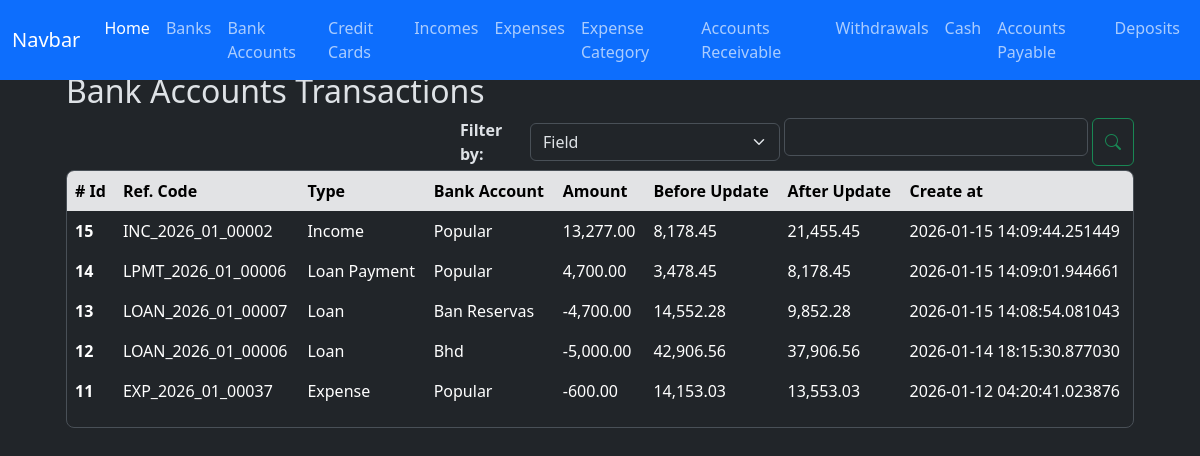
The page /bank_transaction_ledger/index on the database as committed earlier.
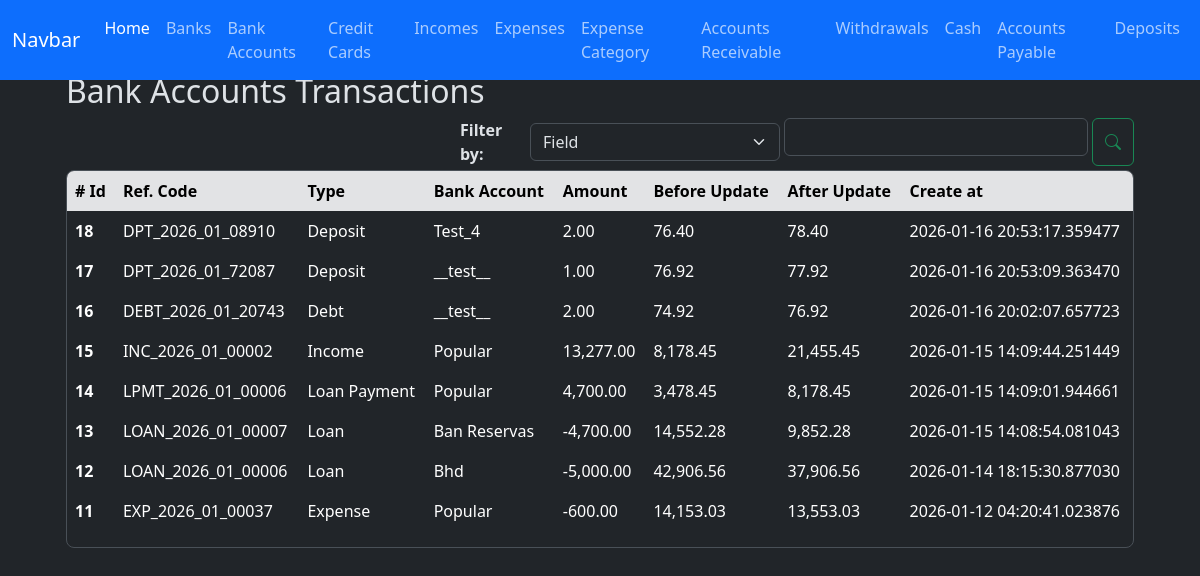
The same page on the database as committed later.
### app/models/bank_account_transactions_ledger.py (models this page shows, shortened)
class BankAccountTransactionsLedger(db.Model):
    __tablename__ = 'bank_account_transactions_ledger'
    id = db.Column(db.Integer, primary_key=True)
    amount = db.Column(db.Numeric(10,2), nullable=False)
    transaction_type = db.Column(db.String(100), nullable=False)
    reference_code = db.Column(db.String(100), nullable=False)
    bank_account_id = db.Column(db.Integer, db.ForeignKey('bank_accounts.id'), nullable=False)
    before_update_balance = db.Column(db.Numeric(10,2), nullable=False)
    after_update_balance = db.Column(db.Numeric(10,2), nullable=False)
    created_at = db.Column(
        db.DateTime(timezone=True),
        default=utcnow, #internally sqlalchemy will exectute the function so dont add the parentheses otherwise it'll break down when creating the record in the db
        nullable=False
    )
    updated_at = db.Column(
        db.DateTime(timezone=True),
        onupdate=utcnow, #internally sqlalchemy will exectute the function so dont add the parentheses otherwise it'll break down when creating the record in the db
    )
    bank_account = db.relationship('BankAccount', back_populates='transaction_ledger')

### app/models/bank_account.py (models this page shows)
class BankAccount(db.Model):
    __tablename__ = 'bank_accounts'
    id = db.Column(db.Integer, primary_key=True)
    nick_name = db.Column(db.String(120))
    amount_available = db.Column(db.Numeric(10, 2), nullable=False)
    is_active = db.Column(db.Boolean, default=True)
    account_number = db.Column(db.Integer, nullable=True)
    bank_id = db.Column(db.Integer, db.ForeignKey('banks.id'))
    created_at = db.Column(db.DateTime(timezone=True), server_default=func.now())
    updated_at = db.Column(db.DateTime(timezone=True), onupdate=func.now())
    bank = relationship('Bank', back_populates='bank_accounts')
    expenses = relationship('Expense', back_populates='bank_account', order_by='desc(Expense.created_at)')
    incomes = relationship('Income', back_populates='bank_account', order_by='desc(Income.created_at)')
    credit_card_payments = relationship('CreditCardPayment', back_populates='bank_account', order_by='desc(CreditCardPayment.created_at)')
    withdrawals = relationship('Withdrawal', back_populates='bank_account', order_by='desc(Withdrawal.created_at)')
    loans = relationship('Loan', back_populates='bank_account', order_by='desc(Loan.created_at)')
    loan_payments = relationship('LoanPayment', back_populates='bank_account', order_by='desc(LoanPayment.created_at)')
    debts = relationship('Debt', back_populates='bank_account', order_by='desc(Debt.created_at)')
    debt_payments = relationship('DebtPayment', back_populates='bank_account', order_by='desc(DebtPayment.created_at)')
    transaction_ledger = relationship('BankAccountTransactionsLedger', back_populates='bank_account')
    deposits = relationship('Deposit', back_populates='bank_account', order_by='desc(Deposit.created_at)')
    outgoing_transfers = relationship('BankTransfer', foreign_keys='BankTransfer.from_bank_account_id', back_populates='from_bank_account', order_by='desc(BankTransfer.created_at)')
    incoming_transfers = relationship('BankTransfer', foreign_keys='BankTransfer.to_bank_account_id', back_populates='to_bank_account', order_by='desc(BankTransfer.created_at)')

### app/routes/bank_transaction_ledger_routes.py (the view)
@bank_transaction_ledger_bp.route('/index')
def index():
    ledgers = (
        BankAccountTransactionsLedger.query
        .order_by(BankAccountTransactionsLedger.created_at.desc())
        .all()
    )
    context = {
        'ledgers': ledgers,
        'format_amount': format_amount,
    }
    return render_template('bank_transaction_ledger/index.html', **context)

### app/utils/numeric_casting.py (called while the page is built)
def format_amount(value):
    try:
        return f'{value:,.2f}';
    except Exception as e:
        return None

### app/templates/bank_transaction_ledger/index.html (shortened to what this page needs)
{% extends 'layout.html' %}
{% block content %}
    <div class="container w-100">
        <h2>Bank Accounts Transactions</h2>
        <div class="d-flex justify-content-end gap-1 flex-wrap flex-md-nowrap mt-2">
            <div class="d-flex gap-1 w-100 align-items-center" style="max-width: 320px;">
                <div class="w-md-auto mt-md-0">
                    <label for="" class="fs-6 fw-bold">Filter by: </label>
                </div>
                <div class="w-100 w-md-auto mt-md-0" style="max-width: 250px;">
                    <select class="form-select" id="select-filter-type-id">
                        <option value="field">Field</option>
                    </select>
                </div>
            </div>
            <div class="d-flex gap-1 w-100" style="max-width: 350px;">
                <div class="w-100 w-md-auto mt-md-0">
                    <input type="text" class="form-control" id="filter-input-id">
                </div>
                <button type="button" class="btn btn-outline-success" id="btn-search-id"><i class="bi bi-search"></i></button>
            </div>
        </div>
        <div class="table-responsive overflow-y-auto border rounded-3 mt-1" style="max-height: 457px;">
            <table class="table table-borderless table-hover">
                <thead class="sticky-top">
                    <tr class="table-secondary">
                    <th scope="col"># Id</th>
                    <th scope="col">Ref. Code</th>
                    <th scope="col">Type</th>
                    <th scope="col">Bank Account</th>
                    <th scope="col">Amount</th>
                    <th scope="col">Before Update</th>
                    <th scope="col">After Update</th>
                    <th scope="col">Create at</th>
                    </tr>
                </thead>
                <tbody id="cashledger-table-body-id">
                  {% for ledger in ledgers %}
                    <tr>
                        <th scope="row">{{ ledger.id }}</th>
                        <td>{{ ledger.reference_code }}</td>
                        <td>{{ ledger.transaction_type | title }}</td>
                        <td>{{ ledger.bank_account.nick_name | title }}</td>
                        <td>{{ format_amount(ledger.amount) }}</td>
                        <td>{{ format_amount(ledger.before_update_balance) }}</td>
                        <td>{{ format_amount(ledger.after_update_balance) }}</td>
                        <td>{{ ledger.created_at }}</td>
                    </tr>
                  {% endfor %}
                </tbody>
            </table>
        </div>
    </div>
<link href="https://cdn.jsdelivr.net/npm/@sweetalert2/theme-dark@5/dark.css" rel="stylesheet">
<link rel="stylesheet" href="https://cdn.jsdelivr.net/npm/flatpickr/dist/flatpickr.min.css">
{% endblock %}

### app/templates/layout.html (shortened to what this page needs)
<!doctype html>
<html lang="en" data-bs-theme="dark">
  <head>
    <link href="https://cdn.jsdelivr.net/npm/bootstrap@5.3.8/dist/css/bootstrap.min.css" rel="stylesheet">
    <link rel="stylesheet" href="{{ url_for('static', filename='style.css') }}">
</head>
  <body>
    <nav class="navbar navbar-expand-lg bg-primary fixed-top mx-2 mx-auto">
        <div class="container-fluid">
            <a class="navbar-brand" href="#">Navbar</a>
            <div class="collapse navbar-collapse" id="navbarNav">
                <ul class="navbar-nav">
                    <li class="nav-item">
                        <a class="nav-link active" aria-current="page" href="{{ url_for('home.index' ) }}">Home</a>
                    </li>
                    <li class="nav-item">
                        <a class="nav-link" href="{{ url_for('bank.index' ) }}">Banks</a>
                    </li>
                    <li class="nav-item">
                        <a class="nav-link" href="{{ url_for('bank_account.index' ) }}">Bank Accounts</a>
                    </li>
                    <li class="nav-item">
                        <a class="nav-link" href="{{ url_for('credit_card.index' ) }}">Credit Cards</a>
                    </li>
                    <li class="nav-item">
                        <a class="nav-link" href="{{ url_for('income.index' ) }}">Incomes</a>
                    </li>
                    <li class="nav-item">
                        <a class="nav-link" href="{{ url_for('expense.index' ) }}">Expenses</a>
                    </li>
                    <li class="nav-item">
                        <a class="nav-link" href="{{ url_for('expense_category.index' ) }}">Expense Category</a>
                    </li>
                    <li class="nav-item">
                        <a class="nav-link" href="{{ url_for('accounts_receivable.index' ) }}">Accounts Receivable</a>
                    </li>
                    <li class="nav-item">
                        <a class="nav-link" href="{{ url_for('withdrawal.index' ) }}">Withdrawals</a>
                    </li>
                    <li class="nav-item">
                        <a class="nav-link" href="{{ url_for('cashledger.index' ) }}">Cash</a>
                    </li>
                    <li class="nav-item">
                        <a class="nav-link" href="{{ url_for('debt.index' ) }}">Accounts Payable</a>
                    </li>
                    <li class="nav-item">
                        <a class="nav-link" href="{{ url_for('deposit.index' ) }}">Deposits</a>
                    </li>
                </ul>
            </div>
        </div>
    </nav>
    <main class="container w-100 mt-5 p-4">
    {% block content %}
    {% endblock %}
    </main>
    <link rel="stylesheet" href="https://cdn.jsdelivr.net/npm/bootstrap-icons@1.13.1/font/bootstrap-icons.min.css">
</body>
</html>

Rows that differ between the two databases and show on the page:
added BankAccountTransactionsLedger: id "18", reference_code "DPT_2026_01_08910", transaction_type "Deposit", bank_account.nick_name "Test_4", amount "2.00", before_update_balance "76.40", after_update_balance "78.40", created_at "2026-01-16 20:53:17.359477"
added BankAccountTransactionsLedger: id "17", reference_code "DPT_2026_01_72087", transaction_type "Deposit", bank_account.nick_name "__test__", amount "1.00", before_update_balance "76.92", after_update_balance "77.92", created_at "2026-01-16 20:53:09.363470"
added BankAccountTransactionsLedger: id "16", reference_code "DEBT_2026_01_20743", transaction_type "Debt", bank_account.nick_name "__test__", amount "2.00", before_update_balance "74.92", after_update_balance "76.92", created_at "2026-01-16 20:02:07.657723"
